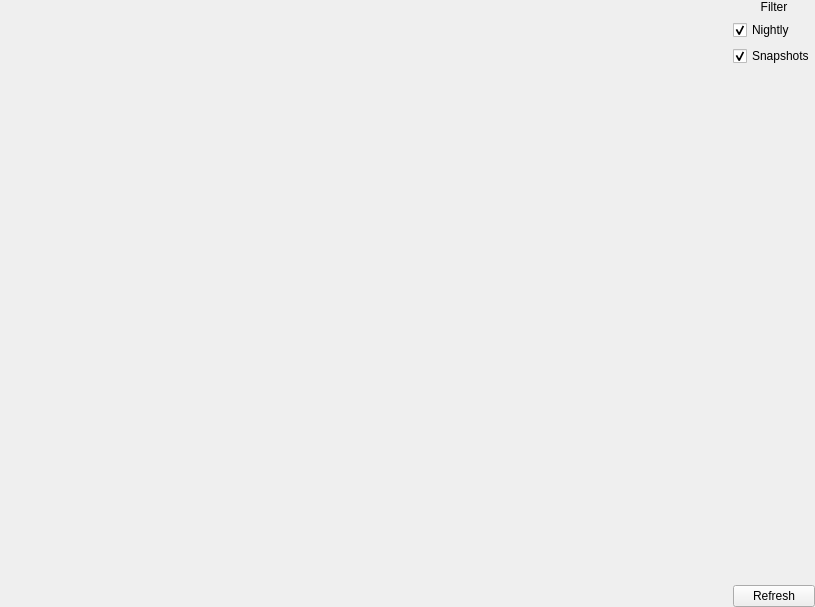
<?xml version="1.0" encoding="UTF-8"?>
<ui version="4.0">
 <class>HorizonPage</class>
 <widget class="QWidget" name="HorizonPage">
  <property name="geometry">
   <rect>
    <x>0</x>
    <y>0</y>
    <width>815</width>
    <height>607</height>
   </rect>
  </property>
  <layout class="QVBoxLayout" name="verticalLayout_2">
   <property name="leftMargin">
    <number>0</number>
   </property>
   <property name="topMargin">
    <number>0</number>
   </property>
   <property name="rightMargin">
    <number>0</number>
   </property>
   <property name="bottomMargin">
    <number>0</number>
   </property>
   <item>
    <layout class="QHBoxLayout" name="versionsLayout">
     <item>
      <widget class="VersionSelectWidget" name="versionList" native="true">
       <property name="sizePolicy">
        <sizepolicy hsizetype="Expanding" vsizetype="Expanding">
         <horstretch>0</horstretch>
         <verstretch>0</verstretch>
        </sizepolicy>
       </property>
      </widget>
     </item>
     <item>
      <layout class="QVBoxLayout" name="filterLayout">
       <item>
        <widget class="QLabel" name="filterLabel">
         <property name="text">
          <string>Filter</string>
         </property>
         <property name="alignment">
          <set>Qt::AlignCenter</set>
         </property>
        </widget>
       </item>
       <item>
        <widget class="QCheckBox" name="nightlyFilter">
         <property name="text">
          <string>Nightly</string>
         </property>
         <property name="checked">
          <bool>true</bool>
         </property>
        </widget>
       </item>
       <item>
        <widget class="QCheckBox" name="snapshotFilter">
         <property name="text">
          <string>Snapshots</string>
         </property>
         <property name="checked">
          <bool>true</bool>
         </property>
        </widget>
       </item>
       <item>
        <spacer name="filterSpacer">
         <property name="orientation">
          <enum>Qt::Vertical</enum>
         </property>
         <property name="sizeHint" stdset="0">
          <size>
           <width>20</width>
           <height>40</height>
          </size>
         </property>
        </spacer>
       </item>
       <item>
        <widget class="QPushButton" name="refreshBtn">
         <property name="text">
          <string>Refresh</string>
         </property>
        </widget>
       </item>
      </layout>
     </item>
    </layout>
   </item>
  </layout>
 </widget>
 <customwidgets>
  <customwidget>
   <class>VersionSelectWidget</class>
   <extends>QWidget</extends>
   <header>ui/widgets/VersionSelectWidget.h</header>
   <container>1</container>
  </customwidget>
 </customwidgets>
 <resources/>
 <connections/>
</ui>
